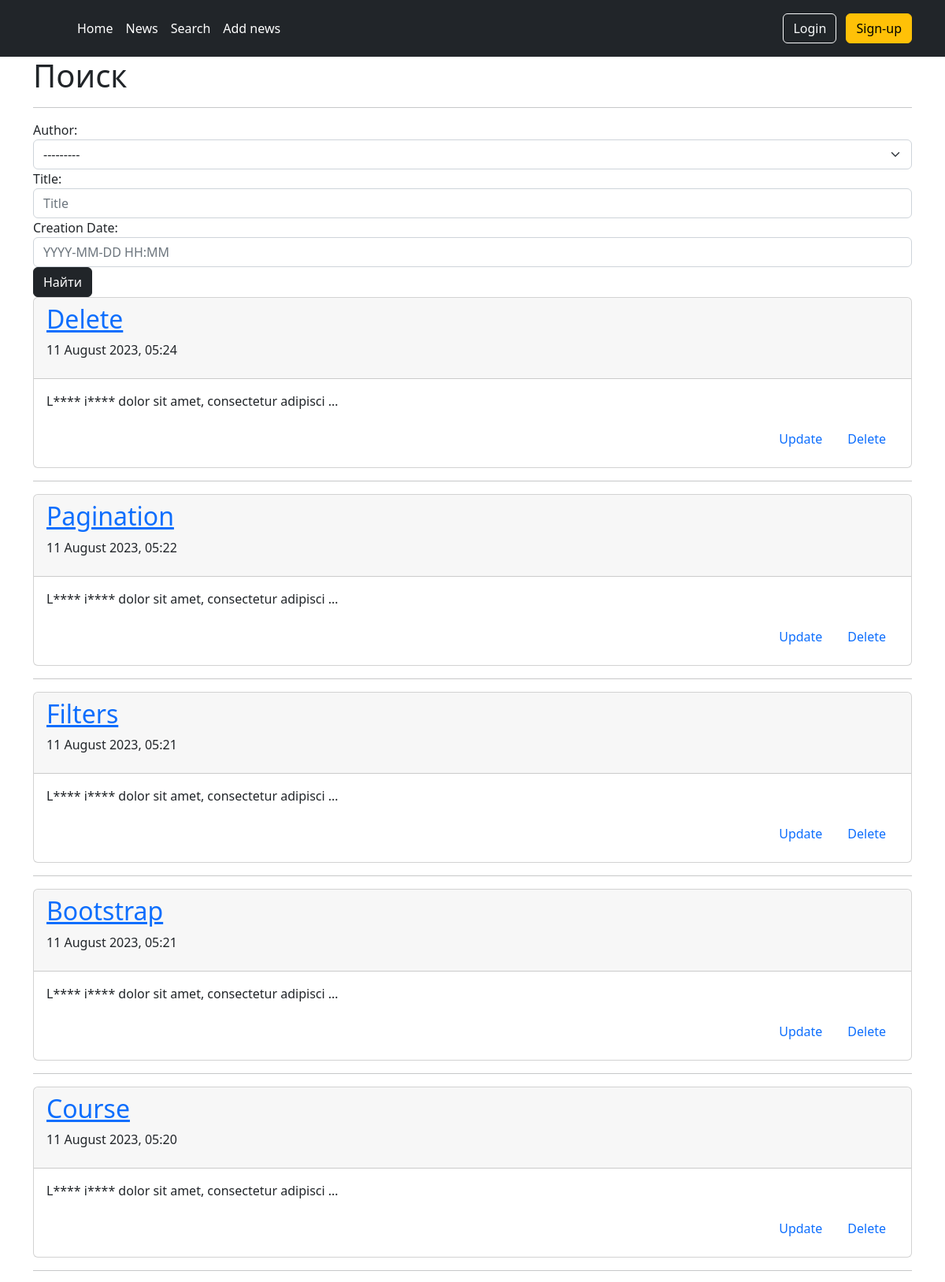
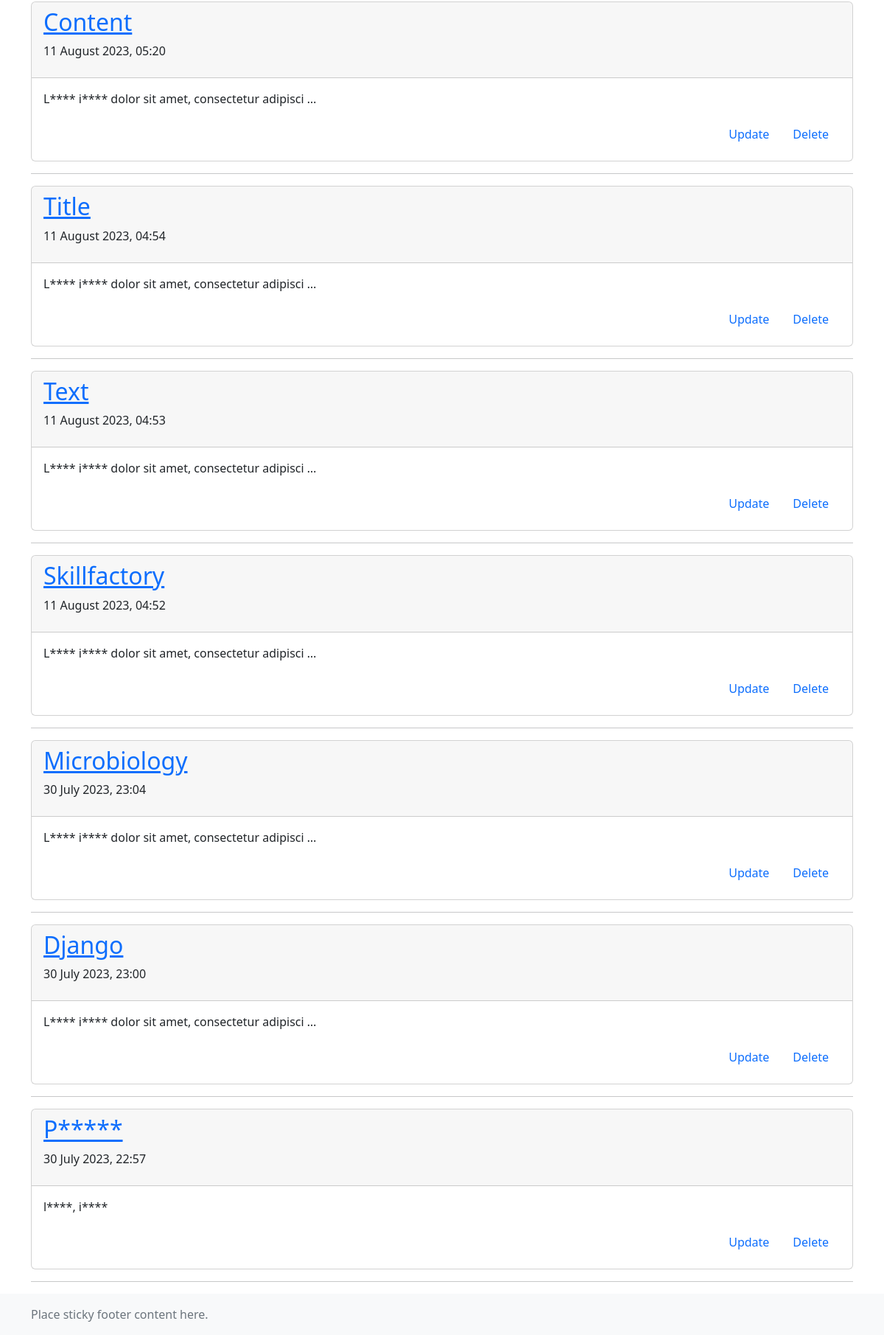
/news/search, run on the app's committed database (2 pictures, top to bottom).
### news/models.py (models this page shows, shortened)
class Post(models.Model):
    author = models.ForeignKey(Author, on_delete=models.CASCADE)
    NEWS = 'NW'
    ARTICLE = 'AR'
    category_choises = (
        (NEWS, 'Новость'),
        (ARTICLE, 'Статья'),
    )
    categoryType = models.CharField(max_length=2, choices=category_choises, default= ARTICLE)
    creationData = models.DateTimeField(auto_now_add=True)
    postCategory = models.ManyToManyField(Category, through='PostCategory')
    title = models.CharField(max_length=255)
    text = models.TextField()
    rating = models.SmallIntegerField(default=0)

### news/views.py (the view)
# urls.py: path('news/search', PostSearch.as_view(), name='post_search' ),
class PostSearch(ListView):
    model = Post
    ordering = ['-creationData']
    template_name = 'post/post_search.html'
    context_object_name = 'post_search'
    def get_context_data(self, **kwargs):
        context = super().get_context_data(**kwargs)
        context['filter'] = PostFilter(self.request.GET, queryset = self.get_queryset())
        context['form'] = PostForm()
        return context

### news/forms.py
class PostForm(ModelForm):
    class Meta:
        model = Post
        fields = ("author", "title", "categoryType", 'text')
        widgets = {
            'author': forms.Select(attrs={
            'class': 'form-control',
            'placeholder': 'Enter your name'
            }),
            'title': forms.TextInput(attrs={
            'class': 'form-control',
            'placeholder': 'Enter title'
            }),
            'categoryType': forms.Select(attrs={
            'class': 'form-control',
            }),
            'text': forms.Textarea(attrs={
            'class': 'form-control',
            }),
        }

### news/models.py (called while the page is built)
    def __str__(self) -> str:
        return self.authorUser.username

### news/templatetags/custom_filters.py (called while the page is built)
@register.filter(name='Censor')
def censor(text):
    censor_words = ['ipsum', 'lorem', 'python']
    text1 = text.split()
    punctuation = ',.!?:;-'
    for word in text1:
        if word[-1] in punctuation:
            word = word[:-1]
        if word.lower() in censor_words:
            text = text.replace(word, word[0] + ('*' * (len(word) - 1)))
    return text

### news/templates/post/post_search.html (shortened to what this page needs)
{% extends 'layout/base.html' %}
{% load custom_filters %}
{% block content %}
<h1>Поиск</h1>
<hr>
{% if post_search %}
<form method="GET">
    {{ filter.form }}
    <input class="btn btn-dark" type="submit" value="Найти">
 </form>
    {% for post in filter.qs %}
        <div class="card">
            <div class="card-header">
                <h2><a href="{% url 'news:postDetail' post.pk %}">{{ post.title|Censor }}</a></h2>
                <p> {{ post.creationData|date:'d F Y, H:i' }} </p>
            </div>
            <div class="card-body">
                <p> {{ post.text|truncatechars:50 |Censor }} </p>
                <nav class='nav justify-content-end'>
                    <a class='nav-link' href="{% url 'news:post_update' post.id %}">
                        Update
                    </a>
                    <a class='nav-link' href="{% url 'news:post_delete' post.id %}">
                        Delete
                    </a>
                </nav>
            </div>
        </div>
        <hr>
    {% endfor %}
{% else %}
    <h2>Постов нет</h2>
{% endif %}
{% endblock content %}

### data on the page
Post: title|Censor "Delete", creationData "11 August 2023, 05:24", text|Censor "L**** i**** dolor sit amet, consectetur adipisci …"
Post: title|Censor "Pagination", creationData "11 August 2023, 05:22", text|Censor "L**** i**** dolor sit amet, consectetur adipisci …"
Post: title|Censor "Filters", creationData "11 August 2023, 05:21", text|Censor "L**** i**** dolor sit amet, consectetur adipisci …"
Post: title|Censor "Bootstrap", creationData "11 August 2023, 05:21", text|Censor "L**** i**** dolor sit amet, consectetur adipisci …"
Post: title|Censor "Course", creationData "11 August 2023, 05:20", text|Censor "L**** i**** dolor sit amet, consectetur adipisci …"
Post: title|Censor "Content", creationData "11 August 2023, 05:20", text|Censor "L**** i**** dolor sit amet, consectetur adipisci …"
Post: title|Censor "Title", creationData "11 August 2023, 04:54", text|Censor "L**** i**** dolor sit amet, consectetur adipisci …"
Post: title|Censor "Text", creationData "11 August 2023, 04:53", text|Censor "L**** i**** dolor sit amet, consectetur adipisci …"
Post: title|Censor "Skillfactory", creationData "11 August 2023, 04:52", text|Censor "L**** i**** dolor sit amet, consectetur adipisci …"
Post: title|Censor "Microbiology", creationData "30 July 2023, 23:04", text|Censor "L**** i**** dolor sit amet, consectetur adipisci …"
Post: title|Censor "Django", creationData "30 July 2023, 23:00", text|Censor "L**** i**** dolor sit amet, consectetur adipisci …"
Post: title|Censor "P*****", creationData "30 July 2023, 22:57", text|Censor "l****, i****"
